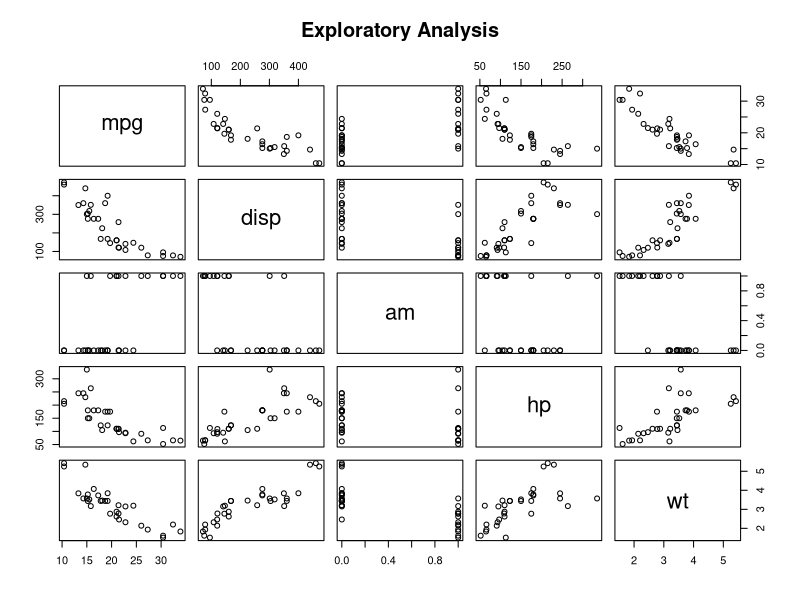
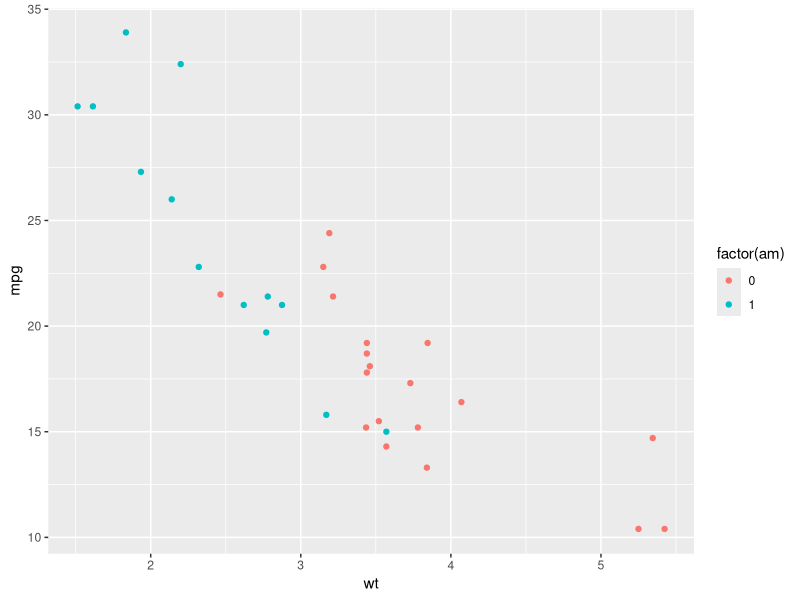
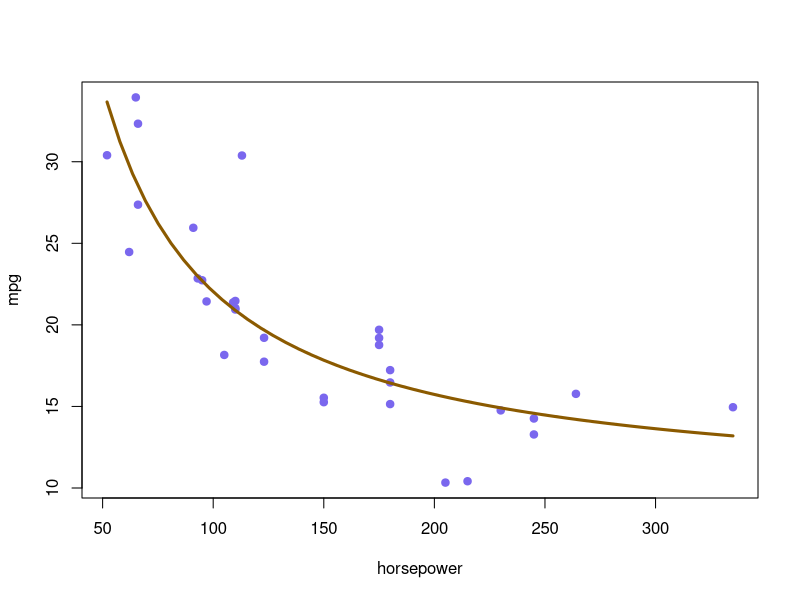
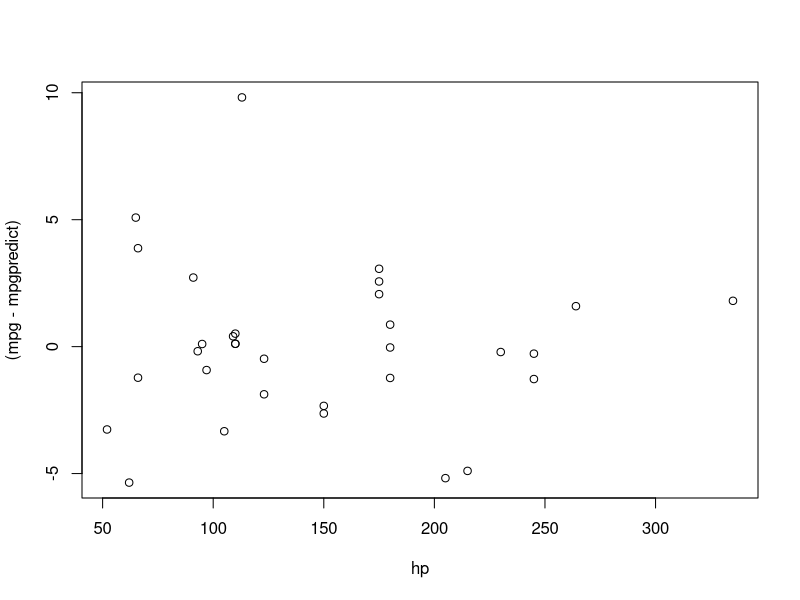
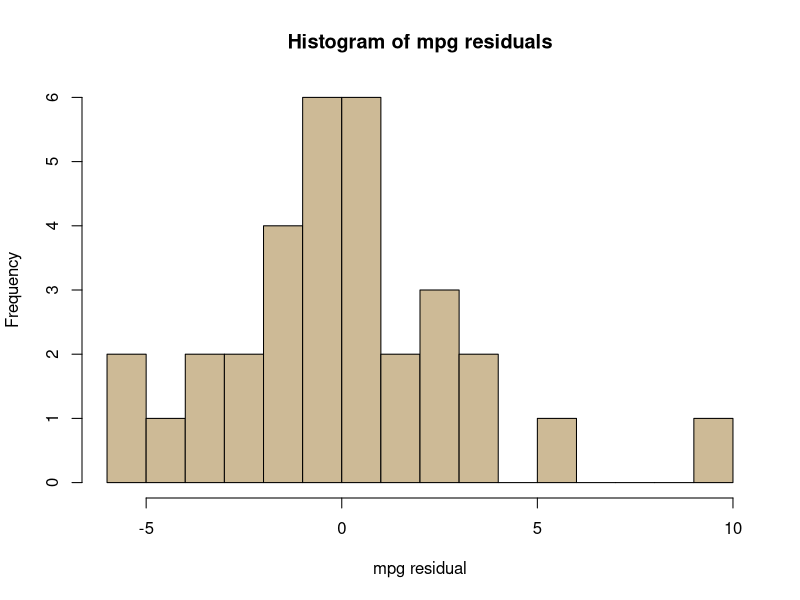
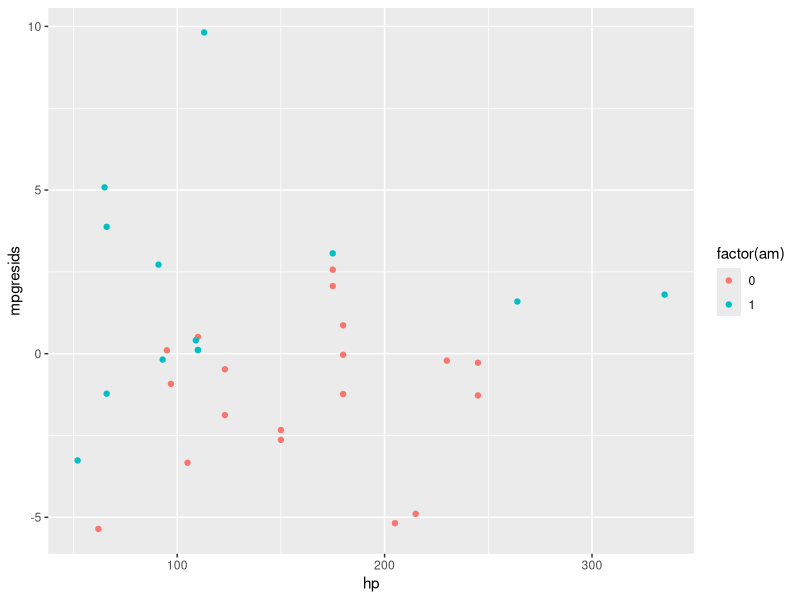
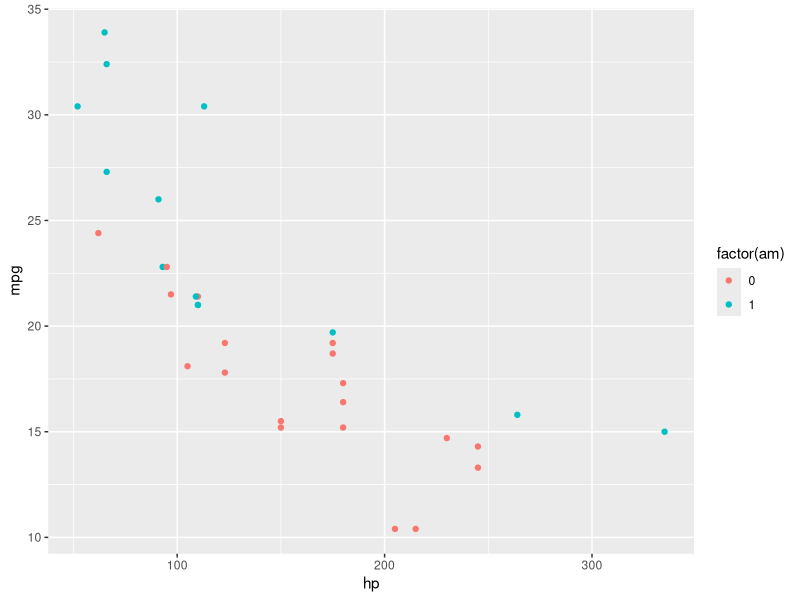
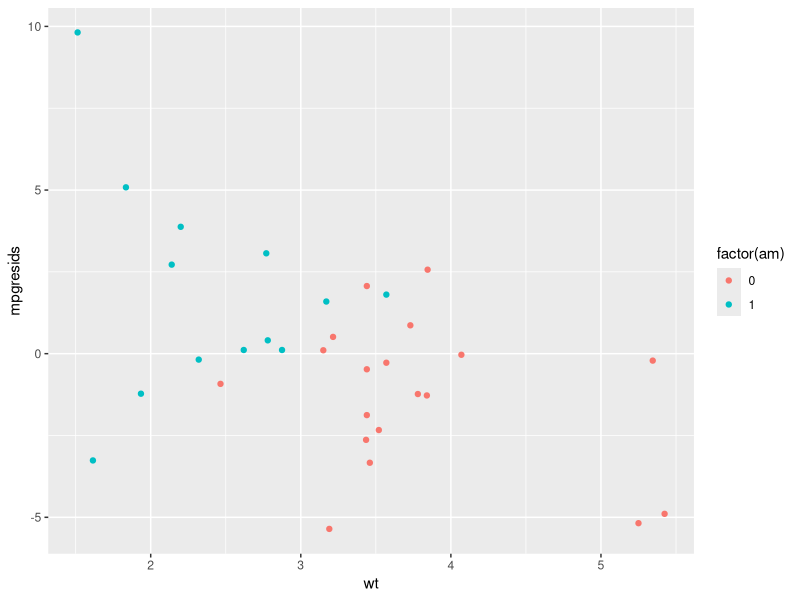

Here is the R script that generated these plots, in order:
## ---- chunk 1
data(mtcars)

pairs(~mpg+disp+am+hp+wt,data=mtcars, 
   main="Exploratory Analysis")

## ---- chunk 2
library(plyr)
library(ggplot2)

p<-ggplot(mtcars, aes(wt, mpg, color=factor(am))) + geom_point()

p

## ---- chunk 3

carnls <- nls(mpg~a1 + b1/hp, mtcars, start = list(a1=1, b1=50))


carnls

ss<-seq(from = min(mtcars$hp), to = max(mtcars$hp), length = 50)


plot(jitter(mpg,4)~hp, data=mtcars, pch=19, col="slateblue2", xlab="horsepower", ylab="mpg")


yy <- predict(carnls,list(hp = ss))

lines(ss, yy, col = "orange4", lwd=3)

## ---- chunk 4

mpgpredict<-predict(carnls)

plot((mpg-mpgpredict)~hp, data=mtcars)

hist(mtcars$mpg-mpgpredict, breaks=18, col="wheat3", xlab="mpg residual", main="Histogram of mpg residuals")

## ---- chunk 5
library(plyr)

mpgresids <- mtcars$mpg-mpgpredict

mtcars2<-cbind(mtcars, mpgresids)

p<-ggplot(mtcars2, aes(hp, mpgresids, color=factor(am))) + geom_point()

p

p<-ggplot(mtcars, aes(hp, mpg, color=factor(am))) + geom_point()

p

## ---- chunk 6
library(plyr)

mpgresids <- mtcars$mpg-mpgpredict

mtcars2<-cbind(mtcars, mpgresids)

p<-ggplot(mtcars2, aes(wt, mpgresids, color=factor(am))) + geom_point()

p

p<-ggplot(mtcars, aes(wt, mpg, color=factor(am))) + geom_point()

p
